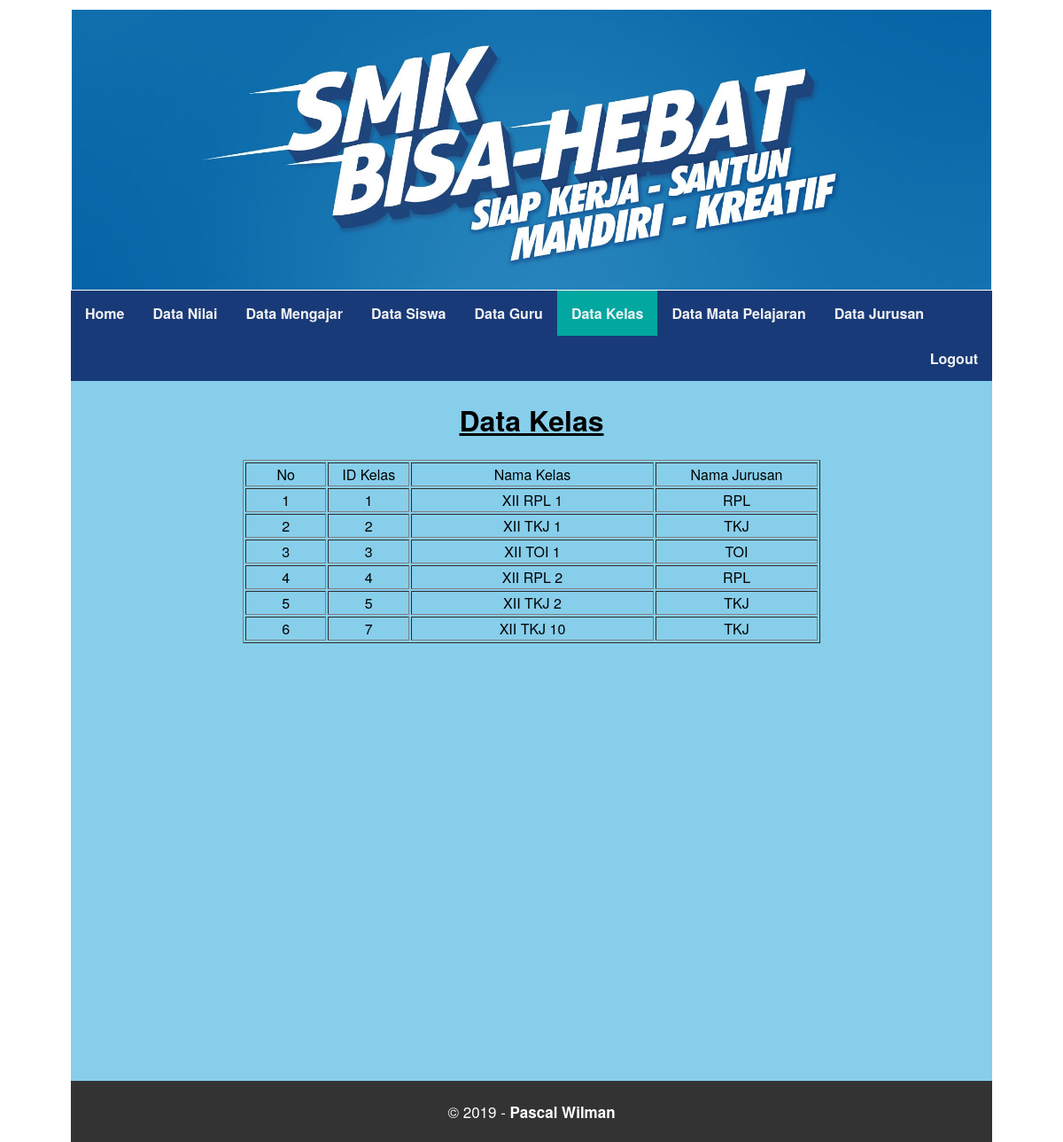
Screenshot of /guru/data_kelas.php (signed in) with the database file from the repository.
### tables this page shows
CREATE TABLE `kelas` (
  `id_kelas` int(3) NOT NULL,
  `nama_kelas` varchar(100) NOT NULL,
  `id_jurusan` int(3) NOT NULL
);

CREATE TABLE `jurusan` (
  `id_jurusan` int(3) NOT NULL,
  `nama_jurusan` varchar(100) NOT NULL
);

### guru/data_kelas.php (the view, shortened to what this page needs)
<html>
<head>
	 <link rel="stylesheet" href="css/style.css">
</head>
<body>
<div class="header">
	<img src="../gambar/header.jpg" width="100%" height="40%">
</div>
<div class="menu">
  <b>
	<a href="index.php">Home</a>
	<a href="data_nilai.php">Data Nilai</a>
	<a href="data_mengajar.php">Data Mengajar</a>
	<a href="data_siswa.php" >Data Siswa</a>
	<a href="data_guru.php">Data Guru</a>
	<a href="data_kelas.php" class="active">Data Kelas</a>
	<a href="data_mapel.php">Data Mata Pelajaran</a>
	<a href="data_jurusan.php">Data Jurusan</a>
	<a href="logout.php" style="float: right;">Logout</a>
</b>
</div>
<div class="kanan">
	<center>
	<h1><u>Data Kelas</u></h1>
	<table border="1">
	<tr>
		<td align="center"  width="10%">No</td>
		<td align="center" width="10%">ID Kelas</td>
		<td align="center"  width="30%">Nama Kelas</td>
		<td align="center"  width="20%">Nama Jurusan</td>
	</tr>
	<?php
	$no=1;
	include "../koneksi.php";
	$query = "SELECT a.nama_kelas,a.id_kelas,b.nama_jurusan FROM kelas a LEFT JOIN jurusan b on a.id_jurusan = b.id_jurusan";
	$sql = mysqli_query($con, $query);
	while ($data=mysqli_fetch_array($sql)) {
		$id_kelas = $data['id_kelas'];
		$nama_kelas = $data['nama_kelas'];
		$nama_jurusan = $data['nama_jurusan'];
	?>
	<tr>
		<td align="center"><?php echo $no++; ?></td>
		<td align="center"><?php echo $id_kelas; ?></td>
		<td align="center"><?php echo $nama_kelas; ?></td>
		<td align="center"><?php echo $nama_jurusan; ?></td>
	</tr>
	<?php
	}
	?>
	</table>
</center>
</div>
<div class="footer">
	<p>&copy; 2019 - <strong>Pascal Wilman</strong></p>
</div>
</body>
</html>

### guru/css/style.css (style rules this page uses)
body { font-family: Gotham, Helvetica Neue, Helvetica, Arial," sans-serif"; margin: auto; padding-left: 80px; padding-right: 80px; padding-top: 10px; }
.header { padding: 1px; }
.menu { overflow: hidden; background-color: #193a78; }
.menu a { float: left; display: block; color: #f2f2f2; text-align: center; padding: 14px 16px; text-decoration: none; }
.active { background-color: #02A8A0; }
.kanan { float: left; background-color: skyblue; width: 100%; height: 100%; background-size: cover; }
.footer { background-color: #333; float: left; width: 100%; color: white; text-align: center; font-family: Gotham, Helvetica Neue, Helvetica, Arial," sans-serif"; }
p { padding: 5px; font-family: Gotham, Helvetica Neue, Helvetica, Arial," sans-serif"; font-size: 17px; }

### rows the page displays
kelas: id_kelas "1", nama_kelas "XII RPL 1", id_jurusan.nama_jurusan "RPL"
kelas: id_kelas "2", nama_kelas "XII TKJ 1", id_jurusan.nama_jurusan "TKJ"
kelas: id_kelas "3", nama_kelas "XII TOI 1", id_jurusan.nama_jurusan "TOI"
kelas: id_kelas "4", nama_kelas "XII RPL 2", id_jurusan.nama_jurusan "RPL"
kelas: id_kelas "5", nama_kelas "XII TKJ 2", id_jurusan.nama_jurusan "TKJ"
kelas: id_kelas "7", nama_kelas "XII TKJ 10", id_jurusan.nama_jurusan "TKJ"
